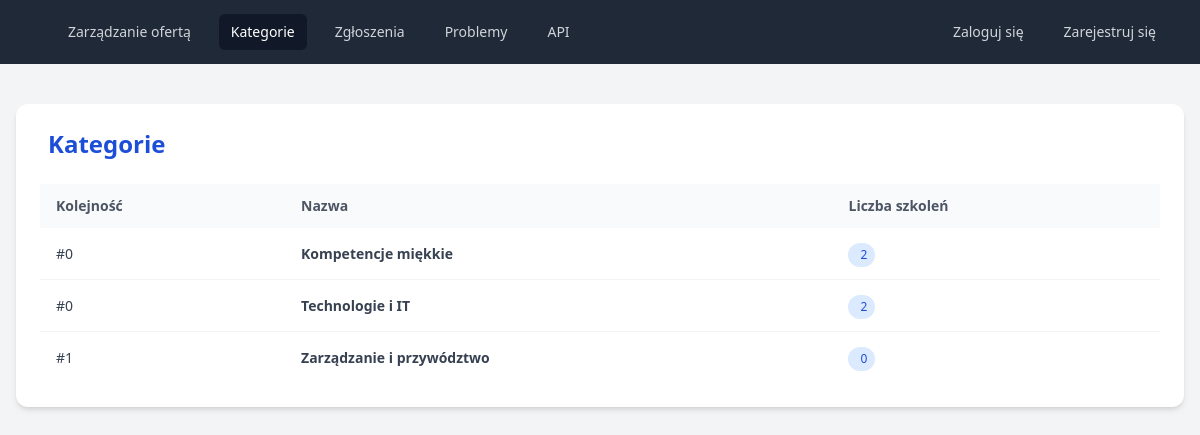
Page /offer/ on the committed database.
### offer_panel/models.py (models this page shows, shortened)
class Category(models.Model):
    is_published = models.BooleanField(default=True)
    order = models.PositiveIntegerField(default=0)
    name = models.CharField(max_length=255)
    class Meta:
        verbose_name = "category"
        verbose_name_plural = "categories"

### offer_public/views.py (the view)
# urls.py: path("", views.category_list, name="public_category_list"),
def category_list(request):
    categories = Category.objects.filter(is_published=True).order_by("order")
    for cat in categories:
        cat.published_courses_count = cat.courses.filter(is_published=True).count()
    return render(request, "category_list.html", {"categories": categories})

### offer_public/templates/category_list.html (shortened to what this page needs)
{% extends "base.html" %}
{% block content %}
  <div class="max-w-7xl mx-auto px-4 py-10">
    <div class="bg-white shadow-md rounded-xl overflow-hidden">
      <div class="p-6">
        <div class="flex items-center mb-6">
          <h2 class="text-2xl font-semibold flex items-center gap-2 text-blue-700">
             Kategorie
          </h2>
        </div>
        {% if categories %}
          <div class="overflow-x-auto">
            <table class="min-w-full table-auto text-sm">
              <thead class="bg-gray-50 text-gray-600 font-semibold text-left">
                <tr>
                  <th class="px-4 py-3">Kolejność</th>
                  <th class="px-4 py-3">Nazwa</th>
                  <th class="px-4 py-3">Liczba szkoleń</th>
                </tr>
              </thead>
              <tbody class="divide-y divide-gray-100">
                {% for category in categories %}
                  <tr class="hover:bg-gray-50 transition cursor-pointer"
                      onclick="window.location.href='{% url 'course_list_by_category' category.name %}'">
                    <td class="px-4 py-3 font-medium text-gray-700">#{{ category.order }}</td>
                    <td class="px-4 py-3 font-semibold text-gray-700">{{ category.name }}</td>
                    <td class="px-4 py-3">
                      <span class="inline-flex items-center gap-1 px-2 py-1 text-xs bg-blue-100 text-blue-700 rounded-full">
                         {{ category.published_courses_count }}
                      </span>
                    </td>
                  </tr>
                {% endfor %}
              </tbody>
            </table>
          </div>
        {% else %}
          <div class="text-center py-16 text-gray-500">
            <i class="ti ti-folder-x text-6xl mb-4"></i>
            <p class="text-lg mb-3">Nie znaleziono kategorii</p>
          </div>
        {% endif %}
      </div>
    </div>
  </div>
{% endblock %}

### rows in the picture
Category: order "0", name "Kompetencje miękkie", published_courses_count "2"
Category: order "0", name "Technologie i IT", published_courses_count "2"
Category: order "1", name "Zarządzanie i przywództwo", published_courses_count "0"
